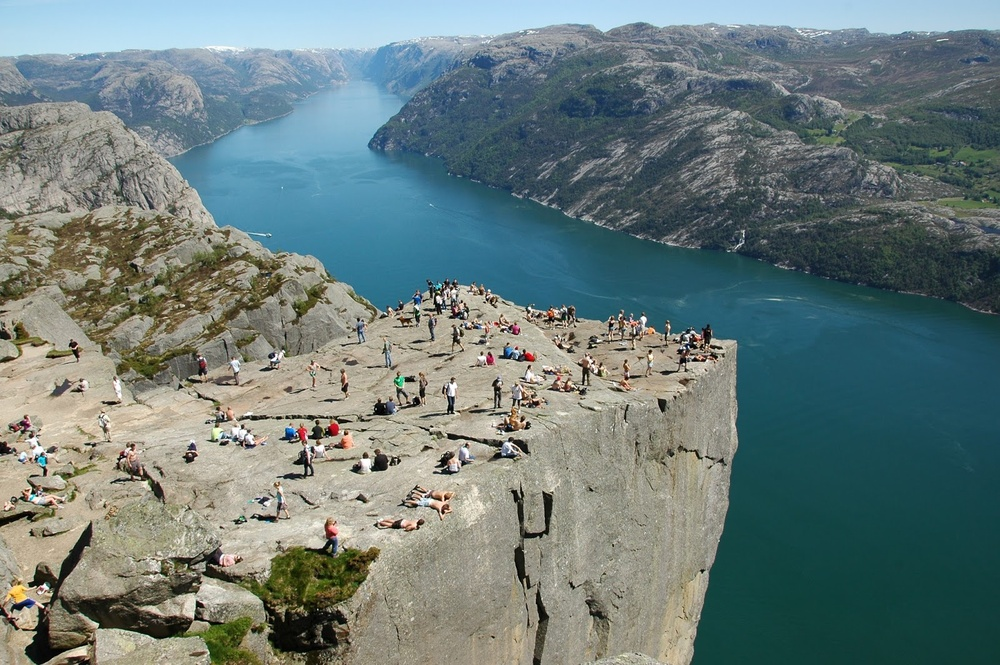
#> input picture ELE510-Image Processing and computer vision/Assignments/00-Pre-lab (setting up the environment)/images/preikestolen.jpg, 1000 x 665 px, shrunk from 1600 x 1064 before the run
$ jupyter execute test_environment.ipynb
#> lines starting #> are read from the running program, lines starting #| are printed output that depends on the picture
# ELE510 Image Processing with robot vision: LAB - Test the environment

<div class="alert alert-block alert-info">
Purpose: This jupyter notebook is just for you to test that the environment is set and ready for the various assignments.
</div>

The following package are necessary for the assignments:
- [opencv](https://opencv.org/) "OpenCV (Open Source Computer Vision Library) is an open source computer vision and machine learning software library" -  [Documentation](https://opencv.org/opencv-python-free-course/)
- [numpy](https://numpy.org/) "The fundamental  package for scientific computing with Python" - [Documentation](https://numpy.org/doc/stable/)
- [matplotlib](https://matplotlib.org/) "A comprehensive library for creating static, animated, and interactive visualizations in Python" - [Documentation](https://matplotlib.org/stable/contents.html)

## Numpy

NumPy is the fundamental package for scientific computing in Python. It provides routines for fast operations on arrays.

<div class="alert alert-block alert-danger">
If the following cell returns you an error:

    ModuleNotFoundError: No module named 'np'

Open the Anaconda Prompt and run the following:

    pip install numpy

</div>

[cell 1]
import numpy as np # It is common to import **numpy** under the briefer name **np**

[cell 2]
m = np.matrix('3 2; 3 4') # create a matrix

[cell 3]
# print the matrix
print(m)

[cell 4]
# print the shape of the matrix
print(m.shape)

<div class="alert alert-block alert-success">
The shape of the matrix should be: (2,2)
</div>

[cell 5]
# print the following values: m(0,0), m(0,1), m(1,0)

print(m[0,0])
print(m[0,1])
print(m[1,0])

<div class="alert alert-block alert-success">
The answer should be: 3, 2, 3
</div>

## OpenCV

OpenCV-Python is a library of Python bindings designed to solve computer vision problems.

<div class="alert alert-block alert-danger">
If the following cell returns you an error:

    ModuleNotFoundError: No module named 'cv2'

Open the Anaconda Prompt and run the following:

    pip install opencv-python

</div>

[cell 6]
# import the opencv-python module
import cv2
import os

Import an image

[cell 7]
flag = cv2.COLOR_BGR2RGB

# Read the image 'preikestolen.jpg' located in the 'images/' folder with cv2.
# Example:
img_file = os.path.join( os.getcwd(),'images','preikestolen.jpg')
img = cv2.imread('./images/preikestolen.jpg', flag)
#> img is the input picture: shape (665, 1000, 3); mean B, G, R 122.2, 124, 107.5

#img = ...

# OpenCV uses BGR as its default colour order for images, matplotlib uses RGB.
# When you display an image loaded with OpenCV in matplotlib the channels will be back to front.

img = cv2.cvtColor(img, flag)

[cell 8]
img.shape[2]
#> Out = 3

Print the dimension and other information of the image

[cell 9]
# Display the height, width, number of channels of the image
height = img.shape[0]
#> height = 665
width = img.shape[1]
#> width = 1000
channels = img.shape[2]
#> channels = 3


print('Image Dimension    : ', img.shape)
#| Image Dimension    :  (665, 1000, 3)
print('Image Height       : ', height)
#| Image Height       :  665
print('Image Width        : ', width)
#| Image Width        :  1000
print('Number of Channels : ', channels)
#| Number of Channels :  3

# The answer shoud be like this:

# Image Dimension    :  (1064, 1600, 3)
# Image Height       :  1064
# Image Width        :  1600
# Number of Channels :  3

## Matplotlib

Matplotlib is a Python 2D plotting library.

<div class="alert alert-block alert-danger">
If the following cell returns you an error:

    ModuleNotFoundError: No module named 'plt'

Open the Anaconda Prompt and run the following:

    pip install matplotlib

</div>

[cell 10]
# We use the matplotlib submodule **pyplot**. Following a widely used convention, we use the `plt` alias
import matplotlib.pyplot as plt

Dislay the imported image

[cell 11]
plt.imshow(img)
plt.xticks([]), plt.yticks([])  # Hides the graph ticks and x / y axis
plt.show()

Display the image in greyscale

[cell 12]
flag = cv2.IMREAD_GRAYSCALE

grey_img = cv2.imread(img_file, flag)
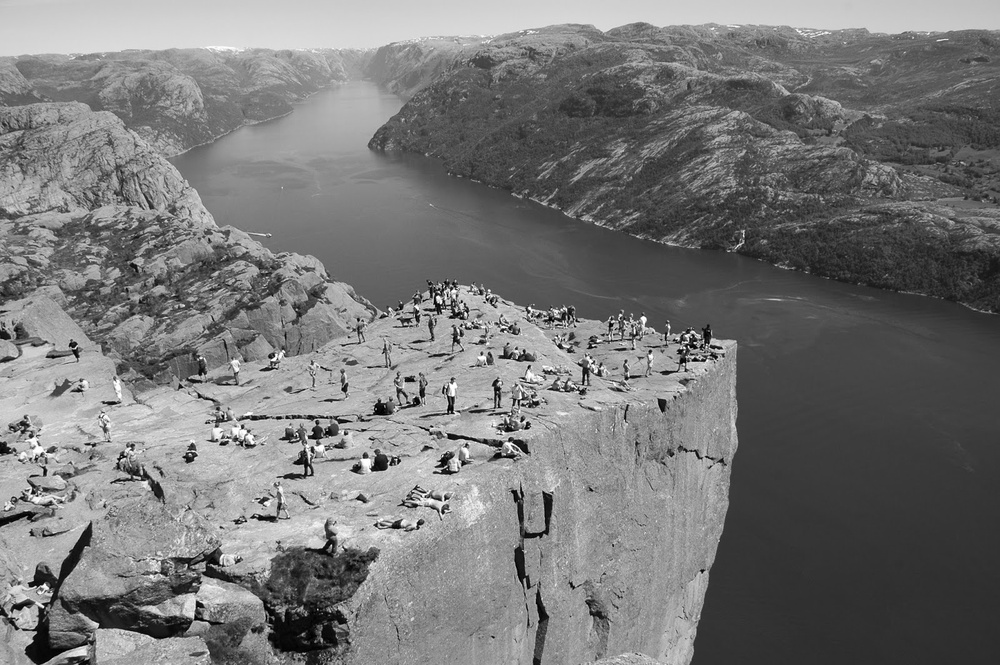
#> grey_img: shape (665, 1000); min 0, max 255, mean 118.8

plt.imshow(grey_img, cmap='gray', vmin=0, vmax=255)
plt.xticks([]), plt.yticks([])  # Hides the graph ticks and x / y axis
plt.show()

[cell 13]
xs = np.array([0, 1, 2]) # Set x-axis values
f = xs**2 # Set the corresponding y values

plt.plot(xs, f) # Create a plot
plt.show() # Display the plot
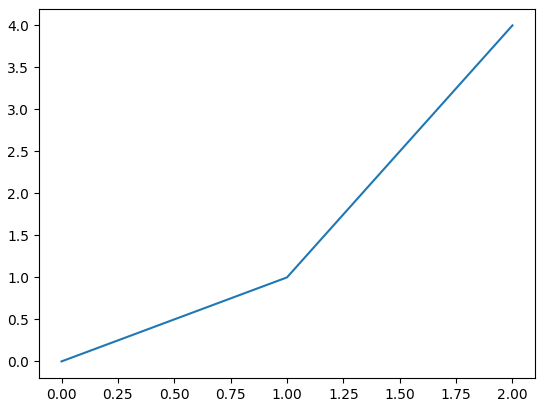
#> figure drawn by matplotlib, 1 panel

Display the array and the images together

[cell 14]
# Display the previous plot and the preikestolen images (color and grayscale) together in the same row.
# Hint: use plt.subplot function to show them together

plt.figure(figsize=(40, 10))
fig, axs = plt.subplots(1,2)
fig.suptitle('Preikestolen image processing')
axs[0].imshow(img)
axs[1].imshow(grey_img, cmap='gray', vmin=0, vmax=255)
axs[0].axis('off')
axs[1].axis('off')
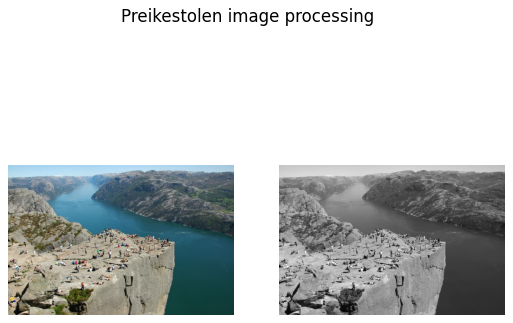
#> figure drawn by matplotlib, 2 panels

[cell 15]
plt.figure(figsize=(40,10))
plt.subplot(1,3,2) # == nrows, ncols, index
plt.plot(xs, f)
plt.subplot(1,3,1)
plt.imshow(img)
plt.xticks([]), plt.yticks([])
plt.subplot(1,3,3)
plt.imshow(grey_img, cmap='gray', vmin=0, vmax=255)
plt.xticks([]), plt.yticks([])
plt.show()
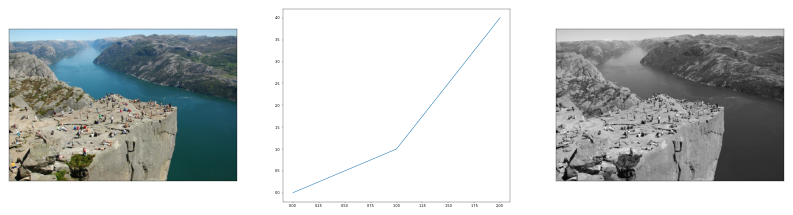
#> figure drawn by matplotlib, 3 panels
